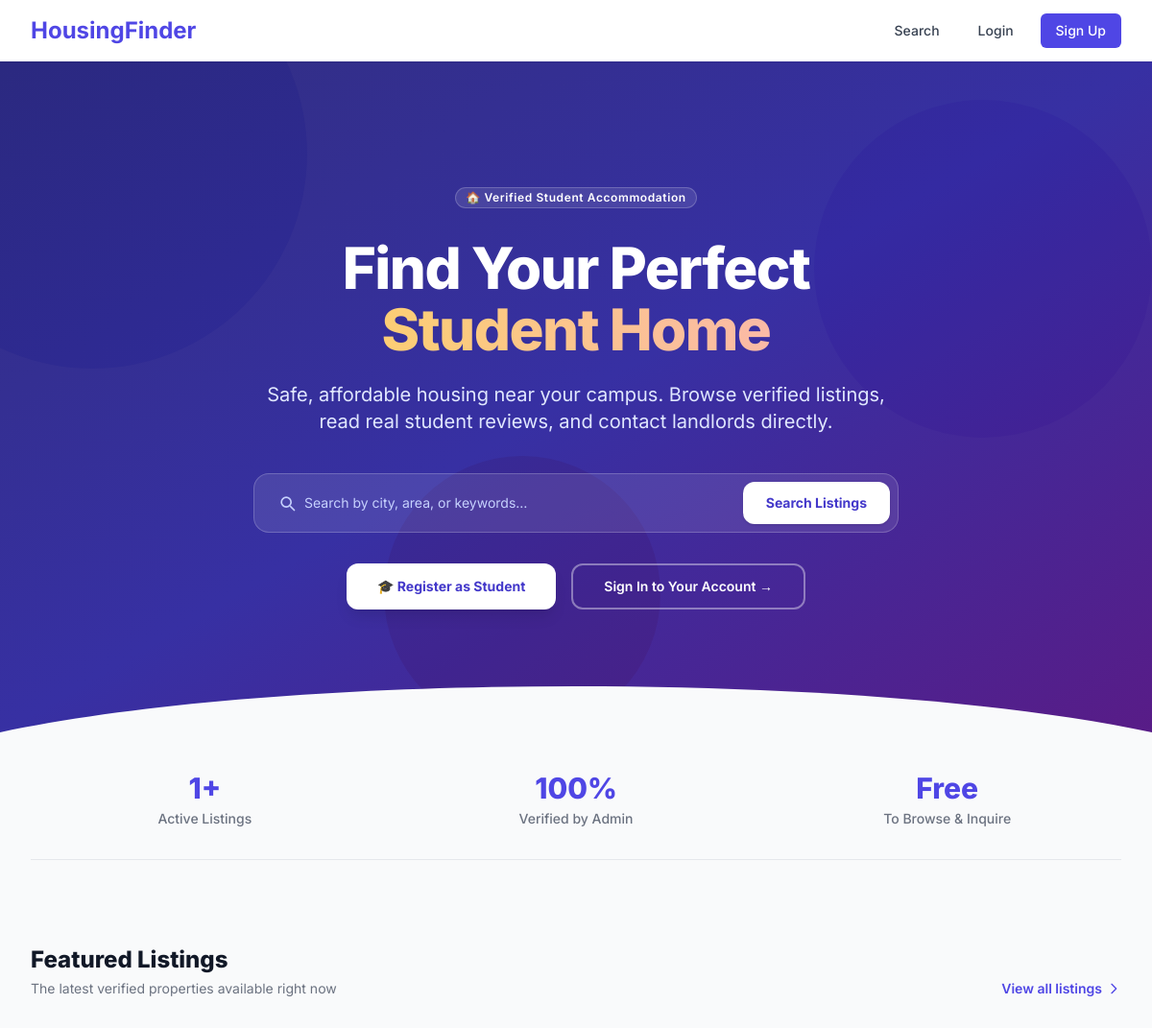
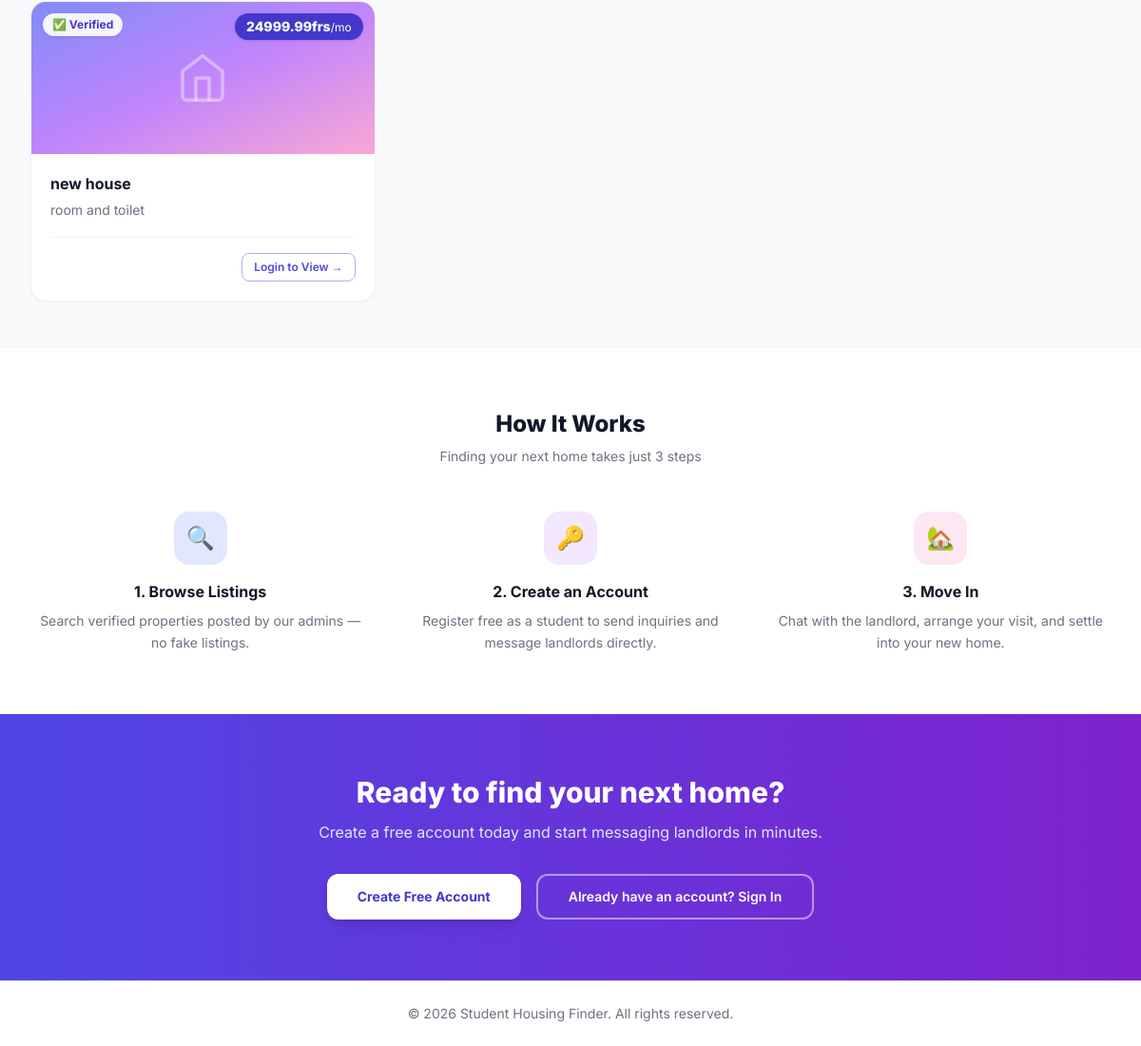
The page / on the database its author committed (2 pictures, top to bottom).
### properties/models.py (models this page shows, shortened)
class Property(models.Model):
    landlord = models.ForeignKey(settings.AUTH_USER_MODEL, on_delete=models.CASCADE, related_name='properties')
    title = models.CharField(max_length=200)
    description = models.TextField()
    price_per_month = models.DecimalField(max_digits=10, decimal_places=2)
    latitude = models.FloatField(null=True, blank=True)
    longitude = models.FloatField(null=True, blank=True)
    amenities = models.JSONField(default=list, blank=True) # e.g. ["WiFi", "Water Borehole"]
    distance_to_campus = models.FloatField(help_text="Distance in kilometers", null=True, blank=True)
    created_at = models.DateTimeField(auto_now_add=True)
    updated_at = models.DateTimeField(auto_now=True)

### properties/views.py (the view)
# urls.py: path('', views.home_view, name='home'),
def home_view(request):
    featured_properties = Property.objects.filter(
        landlord__role='ADMIN'
    ).order_by('-created_at')[:6]
    total_listings = Property.objects.filter(landlord__role='ADMIN').count()
    context = {
        'featured_properties': featured_properties,
        'total_listings': total_listings,
    }
    return render(request, 'home.html', context)

### accounts/logging_utils.py (called while the page is built)
    def __call__(self, request):
        response = self.get_response(request)
        if not request.path.startswith(('/static/', '/media/')):
            if response.status_code >= 400 or any(important_path in request.path for important_path in ['/admin/', '/dashboard/', '/login', '/signup']):
                user = request.user if request.user.is_authenticated else None
                log_event(
                    level=SystemLog.LogLevel.WARNING if response.status_code >= 400 else SystemLog.LogLevel.INFO,
                    category=SystemLog.LogCategory.SECURITY,
                    action=f"{request.method} {request.path}",
                    message=f"Status: {response.status_code}",
                    user=user,
                    request=request,
                    status_code=response.status_code
                )
        return response

### templates/home.html (shortened to what this page needs)
{% extends 'base.html' %}
{% block content %}
<section class="relative overflow-hidden bg-gradient-to-br from-indigo-900 via-indigo-800 to-purple-900 text-white">
    <div class="absolute inset-0 overflow-hidden pointer-events-none">
        <div class="absolute -top-32 -left-32 w-[28rem] h-[28rem] bg-indigo-500 rounded-full mix-blend-multiply opacity-20 animate-blob"></div>
        <div class="absolute top-10 right-0 w-[22rem] h-[22rem] bg-purple-500 rounded-full mix-blend-multiply opacity-20 animate-blob delay-2s"></div>
    </div>
    <div class="relative max-w-7xl mx-auto px-4 sm:px-6 lg:px-8 py-24 lg:py-32">
        <div class="text-center">
            <span class="badge bg-white/10 text-white border border-white/20 text-xs mb-4 fade-up">
                🏠 Verified Student Accommodation
            </span>
            <h1 class="mt-4 text-4xl sm:text-5xl lg:text-6xl font-extrabold tracking-tight leading-tight fade-up delay-100">
                Find Your Perfect
                <span class="block text-transparent bg-clip-text bg-gradient-to-r from-yellow-300 to-pink-300 mt-1">
                </span>
            </h1>
            <p class="mt-6 max-w-2xl mx-auto text-lg sm:text-xl text-indigo-100 leading-relaxed fade-up delay-200">
                Safe, affordable housing near your campus. Browse verified listings,
                read real student reviews, and contact landlords directly.
            </p>
            <div class="mt-10 max-w-2xl mx-auto fade-up delay-300">
                <form action="{% url 'property_search' %}" method="GET"
                      class="flex flex-col sm:flex-row gap-3 bg-white/10 backdrop-blur-sm border border-white/20 rounded-2xl p-2">
                    <div class="flex-1 flex items-center px-4 gap-2">
                        <svg class="w-5 h-5 text-indigo-200 shrink-0" fill="none" stroke="currentColor" viewBox="0 0 24 24">
                            <path stroke-linecap="round" stroke-linejoin="round" stroke-width="2"
                                  d="M21 21l-4.35-4.35M17 11A6 6 0 1 1 5 11a6 6 0 0 1 12 0z"/>
                        </svg>
                        <input type="text" name="q" placeholder="Search by city, area, or keywords…"
                               class="flex-1 bg-transparent text-white placeholder-indigo-200 text-sm py-2 focus:outline-none">
                    </div>
                    <button type="submit"
                            class="bg-white text-indigo-700 font-bold px-6 py-3 rounded-xl text-sm hover:bg-indigo-50 transition-colors shrink-0 shadow">
                        Search Listings
                    </button>
                </form>
            </div>
            {% if not user.is_authenticated %}
            <div class="mt-8 flex flex-col sm:flex-row justify-center gap-4 fade-up delay-300">
                <a href="{% url 'signup' %}"
                   class="inline-flex items-center justify-center px-8 py-3 bg-white text-indigo-700 font-bold rounded-xl shadow-lg hover:bg-indigo-50 transition-all text-sm">
                    🎓 Register as Student
                </a>
                <a href="{% url 'two_factor:login' %}"
                   class="inline-flex items-center justify-center px-8 py-3 border-2 border-white/40 text-white font-semibold rounded-xl hover:bg-white/10 transition-all text-sm">
                    Sign In to Your Account →
                </a>
            </div>
            {% endif %}
        </div>
    </div>
    <div class="absolute bottom-0 left-0 right-0">
        <svg viewBox="0 0 1440 60" fill="none" xmlns="http://www.w3.org/2000/svg" preserveAspectRatio="none" class="w-full h-16">
            <path d="M0 60 C360 0 1080 0 1440 60 L1440 60 L0 60Z" fill="#f9fafb"/>
        </svg>
    </div>
</section>
<section class="bg-gray-50 pt-2 pb-10">
    <div class="max-w-7xl mx-auto px-4 sm:px-6 lg:px-8">
        <div class="grid grid-cols-3 gap-6 text-center py-8 border-b border-gray-200">
            <div>
                <div class="text-3xl font-extrabold text-indigo-600">{{ total_listings }}+</div>
                <div class="mt-1 text-sm text-gray-500 font-medium">Active Listings</div>
            </div>
            <div>
                <div class="text-3xl font-extrabold text-indigo-600">100%</div>
                <div class="mt-1 text-sm text-gray-500 font-medium">Verified by Admin</div>
            </div>
            <div>
                <div class="text-3xl font-extrabold text-indigo-600">Free</div>
                <div class="mt-1 text-sm text-gray-500 font-medium">To Browse & Inquire</div>
            </div>
        </div>
    </div>
</section>
<section class="bg-gray-50 py-12">
    <div class="max-w-7xl mx-auto px-4 sm:px-6 lg:px-8">
        <div class="flex items-end justify-between mb-8">
            <div>
                <h2 class="text-2xl font-extrabold text-gray-900">Featured Listings</h2>
                <p class="mt-1 text-sm text-gray-500">The latest verified properties available right now</p>
            </div>
            <a href="{% url 'property_search' %}"
               class="text-indigo-600 hover:text-indigo-800 text-sm font-semibold flex items-center gap-1">
                View all listings
                <svg class="w-4 h-4" fill="none" stroke="currentColor" viewBox="0 0 24 24">
                    <path stroke-linecap="round" stroke-linejoin="round" stroke-width="2" d="M9 5l7 7-7 7"/>
                </svg>
            </a>
        </div>
        {% if featured_properties %}
        <div class="grid grid-cols-1 sm:grid-cols-2 lg:grid-cols-3 gap-6">
            {% for property in featured_properties %}
            <div class="bg-white rounded-2xl border border-gray-100 overflow-hidden card-hover shadow-sm">
                <div class="h-40 bg-gradient-to-br from-indigo-400 via-purple-400 to-pink-300 flex items-center justify-center relative">
                    <span class="absolute top-3 left-3 bg-white/90 text-indigo-700 text-xs font-bold px-2.5 py-1 rounded-full shadow">
                        ✅ Verified
                    </span>
                    <span class="absolute top-3 right-3 bg-indigo-700 text-white text-sm font-extrabold px-3 py-1 rounded-full shadow">
                        {{ property.price_per_month }}frs<span class="text-xs font-normal">/mo</span>
                    </span>
                </div>
                <div class="p-5">
                    <h3 class="text-base font-bold text-gray-900 leading-snug line-clamp-1">
                        {{ property.title }}
                    </h3>
                    <p class="mt-1.5 text-sm text-gray-500 line-clamp-2 leading-relaxed">
                        {{ property.description }}
                    </p>
                    <div class="mt-4 pt-4 border-t border-gray-100 flex items-center justify-between">
                        {% if user.is_authenticated %}
                        <a href="{% url 'property_detail' property.id %}"
                           class="inline-flex items-center text-xs font-semibold text-white bg-indigo-600 hover:bg-indigo-700 px-3 py-1.5 rounded-lg transition-colors">
                            View Details →
                        </a>
                        {% else %}
                        <a href="{% url 'two_factor:login' %}?next={% url 'property_detail' property.id %}"
                           class="inline-flex items-center text-xs font-semibold text-indigo-600 border border-indigo-300 hover:bg-indigo-50 px-3 py-1.5 rounded-lg transition-colors">
                            Login to View →
                        </a>
                        {% endif %}
                    </div>
                </div>
            </div>
            {% endfor %}
        </div>
        {% endif %}
    </div>
</section>
<section class="bg-white py-16 border-t border-gray-100">
    <div class="max-w-7xl mx-auto px-4 sm:px-6 lg:px-8">
        <div class="text-center mb-12">
            <h2 class="text-2xl font-extrabold text-gray-900">How It Works</h2>
            <p class="mt-2 text-sm text-gray-500">Finding your next home takes just 3 steps</p>
        </div>
        <div class="grid grid-cols-1 md:grid-cols-3 gap-8">
            <div class="text-center">
                <div class="w-14 h-14 bg-indigo-100 rounded-2xl flex items-center justify-center mx-auto mb-4">
                    <span class="text-2xl">🔍</span>
                </div>
                <h3 class="text-base font-bold text-gray-900">1. Browse Listings</h3>
                <p class="mt-2 text-sm text-gray-500 leading-relaxed">Search verified properties posted by our admins — no fake listings.</p>
            </div>
            <div class="text-center">
                <div class="w-14 h-14 bg-purple-100 rounded-2xl flex items-center justify-center mx-auto mb-4">
                    <span class="text-2xl">🔑</span>
                </div>
                <h3 class="text-base font-bold text-gray-900">2. Create an Account</h3>
                <p class="mt-2 text-sm text-gray-500 leading-relaxed">Register free as a student to send inquiries and message landlords directly.</p>
            </div>
            <div class="text-center">
                <div class="w-14 h-14 bg-pink-100 rounded-2xl flex items-center justify-center mx-auto mb-4">
                    <span class="text-2xl">🏡</span>
                </div>
                <h3 class="text-base font-bold text-gray-900">3. Move In</h3>
                <p class="mt-2 text-sm text-gray-500 leading-relaxed">Chat with the landlord, arrange your visit, and settle into your new home.</p>
            </div>
        </div>
    </div>
</section>
{% if not user.is_authenticated %}
<section class="bg-gradient-to-r from-indigo-600 to-purple-700 py-16">
    <div class="max-w-3xl mx-auto px-4 text-center">
        <h2 class="text-2xl sm:text-3xl font-extrabold text-white">
            Ready to find your next home?
        </h2>
        <p class="mt-3 text-indigo-100 text-base">
            Create a free account today and start messaging landlords in minutes.
        </p>
        <div class="mt-8 flex flex-col sm:flex-row justify-center gap-4">
            <a href="{% url 'signup' %}"
               class="inline-flex items-center justify-center px-8 py-3 bg-white text-indigo-700 font-bold rounded-xl shadow-lg hover:bg-indigo-50 transition-all text-sm">
                Create Free Account
            </a>
            <a href="{% url 'two_factor:login' %}"
               class="inline-flex items-center justify-center px-8 py-3 border-2 border-white/50 text-white font-semibold rounded-xl hover:bg-white/10 transition-all text-sm">
                Already have an account? Sign In
            </a>
        </div>
    </div>
</section>
{% endif %}
{% endblock %}

### templates/base.html (style rules this page uses)
body { font-family: 'Inter', sans-serif; }

### templates/home.html (style rules this page uses)
.animate-blob { animation: blob 8s infinite; }
.delay-2s { animation-delay: 2s; }
.fade-up { animation: fadeUp 0.7s ease both; }
.delay-100 { animation-delay: 0.1s; }
.delay-200 { animation-delay: 0.2s; }
.delay-300 { animation-delay: 0.3s; }
.card-hover { transition: transform 0.25s ease, box-shadow 0.25s ease; }
.badge { display: inline-flex; align-items: center; padding: 2px 10px; border-radius: 999px; font-size: 0.7rem; font-weight: 600; letter-spacing: 0.05em; background: #eef2ff; color: #4338ca; }

### rows shown on the page
Property: price_per_month "24999.99", title "new house", description "room and toilet"

### other values the page prints
{{ total_listings }} "1"
